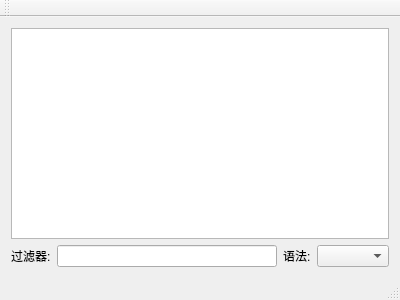
<?xml version="1.0" encoding="UTF-8"?>
<ui version="4.0">
 <class>MainWindow</class>
 <widget class="QMainWindow" name="MainWindow">
  <property name="geometry">
   <rect>
    <x>0</x>
    <y>0</y>
    <width>400</width>
    <height>300</height>
   </rect>
  </property>
  <property name="windowTitle">
   <string>MainWindow</string>
  </property>
  <widget class="QWidget" name="centralWidget">
   <layout class="QVBoxLayout" name="verticalLayout">
    <item>
     <widget class="QTreeView" name="treeView"/>
    </item>
    <item>
     <layout class="QHBoxLayout" name="horizontalLayout_3">
      <item>
       <layout class="QHBoxLayout" name="horizontalLayout">
        <item>
         <widget class="QLabel" name="label_2">
          <property name="text">
           <string>过滤器:</string>
          </property>
         </widget>
        </item>
        <item>
         <widget class="QLineEdit" name="lineEdit"/>
        </item>
       </layout>
      </item>
      <item>
       <layout class="QHBoxLayout" name="horizontalLayout_2">
        <item>
         <widget class="QLabel" name="label">
          <property name="text">
           <string>语法:</string>
          </property>
         </widget>
        </item>
        <item>
         <widget class="QComboBox" name="comboBox"/>
        </item>
       </layout>
      </item>
     </layout>
    </item>
   </layout>
  </widget>
  <widget class="QMenuBar" name="menuBar">
   <property name="geometry">
    <rect>
     <x>0</x>
     <y>0</y>
     <width>400</width>
     <height>17</height>
    </rect>
   </property>
  </widget>
  <widget class="QToolBar" name="mainToolBar">
   <attribute name="toolBarArea">
    <enum>TopToolBarArea</enum>
   </attribute>
   <attribute name="toolBarBreak">
    <bool>false</bool>
   </attribute>
  </widget>
  <widget class="QStatusBar" name="statusBar"/>
 </widget>
 <layoutdefault spacing="6" margin="11"/>
 <resources/>
 <connections/>
</ui>
